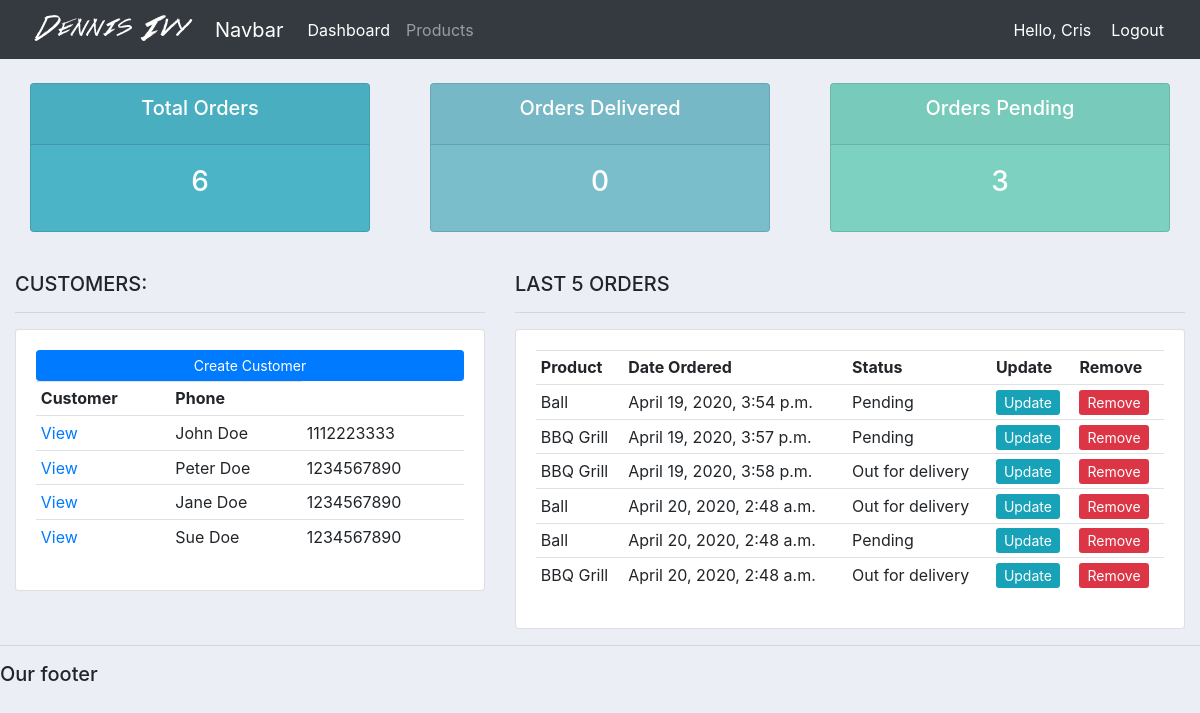
The app's page / (signed in) with its own data.
### accounts/models.py (models this page shows, shortened)
class Customer(models.Model):
    name = models.CharField(max_length=200)
    phone = models.CharField(max_length=200)
    email = models.CharField(max_length=200)
    date_created = models.DateTimeField(auto_now_add=True, null=True)

class Order(models.Model):
    STATUS = (
        ('Pending', 'Pending'),
        ('Out for delivery', 'Out for delivery'),
        ('Delivered', 'Delivered'),
    )
    customer = models.ForeignKey(Customer, null=True, on_delete= models.SET_NULL)
    product = models.ForeignKey(Product, null=True, on_delete=models.SET_NULL)
    date_created = models.DateTimeField(auto_now_add=True, null=True)
    status = models.CharField(max_length=200, null=True, choices=STATUS)
    note = models.CharField(max_length=1000, null=True)

class Product(models.Model):
    CATEGORY = (
        ('Indoor', 'Indoor'),
        ('Out Door', 'Out Door'),
    )
    name = models.CharField(max_length=200, null=True)
    price = models.FloatField(null=True)
    category = models.CharField(max_length=200, null=True, choices=CATEGORY)
    description = models.CharField(max_length=200, null=True, blank=True)
    date_created = models.DateTimeField(auto_now_add=True, null=True)
    tags = models.ManyToManyField(Tag)
    def __str__(self):
        return self.name

### accounts/views.py (the view)
# urls.py: path('', views.home, name="home"),
@login_required(login_url='login')
def home(request):
    orders = Order.objects.all()
    customers = Customer.objects.all()
    total_customers = customers.count()
    total_orders = orders.count()
    delivered = orders.filter(status='Delivered').count()
    pending = orders.filter(status='Pending').count()
    context = {'orders': orders, 'customers': customers,
               'total_orders': total_orders, 'delivered': delivered, 'pending': pending}
    return render(request, 'accounts/dashboard.html', context)

### accounts/templates/accounts/dashboard.html
{%  extends 'accounts/main.html' %}
{% block content %}
{%  include 'accounts/status.html' %}
<br>
<div class="row">
	<div class="col-md-5">
		<h5>CUSTOMERS:</h5>
		<hr>
		<div class="card card-body">
			<a class="btn btn-primary  btn-sm btn-block" href="">Create Customer</a>
			<table class="table table-sm">
				<tr>
					<th>Customer</th>
					<th>Phone</th>
				</tr>
				{% for customer in customers %}
					<tr>
						<td><a href="{% url 'customer' customer.id %}">View</a></td>
						<td>{{customer.name}}</td>
						<td>{{customer.phone}}</td>
					</tr>
				{% endfor %}
			</table>
		</div>
	</div>
	<div class="col-md-7">
		<h5>LAST 5 ORDERS</h5>
		<hr>
		<div class="card card-body">
			<table class="table table-sm">
				<tr>
					<th>Product</th>
					<th>Date Ordered</th>
					<th>Status</th>
					<th>Update</th>
					<th>Remove</th>
				</tr>
				{% for order in orders %}
				<tr>
					<td>{{order.product}}</td>
					<td>{{order.date_created}}</td>
					<td>{{order.status}}</td>
					<td><a class="btn-sm btn-info" href="{% url 'update_order' order.id %}">Update</a></td>
					<td><a class="btn-sm btn-danger" href="{% url 'delete_order' order.id %}"=>Remove</a></td>
				</tr>
			{% endfor %}
			</table>
		</div>
	</div>
</div>
{% endblock %}

### accounts/templates/accounts/navbar.html (shortened to what this page needs)
{% load static %}
<nav class="navbar navbar-expand-lg navbar-dark bg-dark">
  <img src="{% static 'images/logo.png' %}">
    <a class="navbar-brand" href="#">Navbar</a>
    <div class="collapse navbar-collapse" id="navbarNav">
      <ul class="navbar-nav">
        <li class="nav-item active">
          <a class="nav-link" href="{% url 'home' %}">Dashboard</a>
        </li>
        <li class="nav-item">
          <a class="nav-link" href="{% url 'products' %}">Products</a>
        </li>
      </ul>
    </div>
    <span class="hello-msg">Hello, {{request.user}}</span>
    <span><a class="hello-msg" href="{% url 'logout' %}">Logout</a></span>
  </nav>

### static/css/main.css (style rules this page uses)
body { background-color: #ebeff5; }

### accounts/templates/accounts/navbar.html (style rules this page uses)
.hello-msg { font-size: 18 px; color: #fff; margin-right: 20px; }

### records on screen
Customer: name "John Doe", phone "1112223333"
Customer: name "Peter Doe", phone "1234567890"
Customer: name "Jane Doe", phone "1234567890"
Customer: name "Sue Doe", phone "1234567890"
Order: product "Ball", date_created "April 19, 2020, 3:54 p.m.", status "Pending"
Order: product "BBQ Grill", date_created "April 19, 2020, 3:57 p.m.", status "Pending"
Order: product "BBQ Grill", date_created "April 19, 2020, 3:58 p.m.", status "Out for delivery"
Order: product "Ball", date_created "April 20, 2020, 2:48 a.m.", status "Out for delivery"
Order: product "Ball", date_created "April 20, 2020, 2:48 a.m.", status "Pending"
Order: product "BBQ Grill", date_created "April 20, 2020, 2:48 a.m.", status "Out for delivery"

### other values on screen
{{ request.user }} "Cris"
{{ total_orders }} "6"
{{ delivered }} "0"
{{ pending }} "3"
